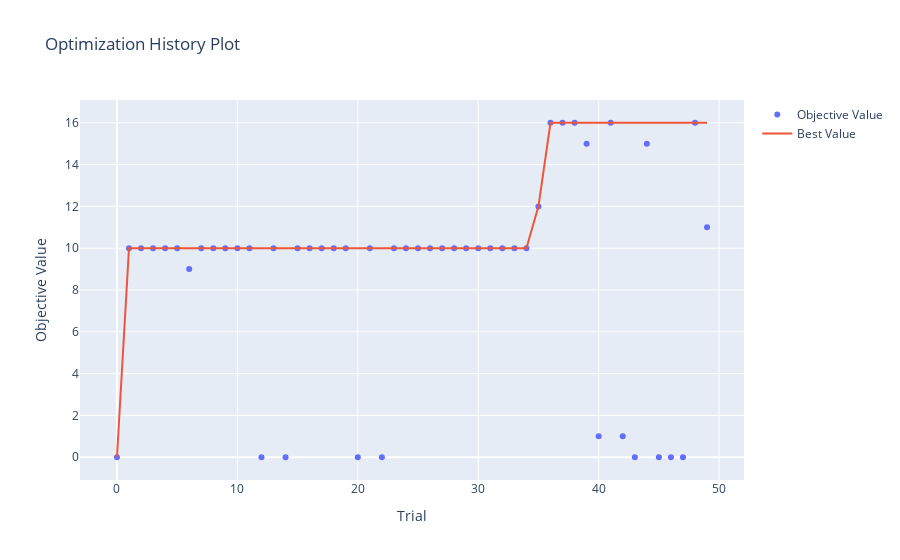

Notebook cell for this chart:
### Code cell
vis.plot_optimization_history(study)

### Figure 1 — Plotly figure (JSON) as saved in the notebook; plotly's stock layout.template omitted (floating-point values rounded to 4 significant figures)
{"data": [{"mode": "markers", "name": "Objective Value", "type": "scatter", "x": [0, 1, 2, 3, 4, 5, 6, 7, 8, 9, 10, 11, 12, 13, 14, 15, 16, 17, 18, 19, 20, 21, 22, 23, 24, 25, 26, 27, 28, 29, 30, 31, 32, 33, 34, 35, 36, 37, 38, 39, 40, 41, 42, 43, 44, 45, 46, 47, 48, 49], "y": [0, 10, 10, 10, 10, 10, 9, 10, 10, 10, 10, 10, 0, 10, 0, 10, 10, 10, 10, 10, 0, 10, 0, 10, 10, 10, 10, 10, 10, 10, 10, 10, 10, 10, 10, 12, 16, 16, 16, 15, 1, 16, 1, 0, 15, 0, 0, 0, 16, 11]}, {"mode": "lines", "name": "Best Value", "type": "scatter", "x": [0, 1, 2, 3, 4, 5, 6, 7, 8, 9, 10, 11, 12, 13, 14, 15, 16, 17, 18, 19, 20, 21, 22, 23, 24, 25, 26, 27, 28, 29, 30, 31, 32, 33, 34, 35, 36, 37, 38, 39, 40, 41, 42, 43, 44, 45, 46, 47, 48, 49], "y": [0, 10, 10, 10, 10, 10, 10, 10, 10, 10, 10, 10, 10, 10, 10, 10, 10, 10, 10, 10, 10, 10, 10, 10, 10, 10, 10, 10, 10, 10, 10, 10, 10, 10, 10, 12, 16, 16, 16, 16, 16, 16, 16, 16, 16, 16, 16, 16, 16, 16]}, {"marker": {"color": "#cccccc"}, "mode": "markers", "name": "Infeasible Trial", "showlegend": false, "type": "scatter", "x": [], "y": []}], "layout": {"title": {"text": "Optimization History Plot"}, "xaxis": {"title": {"text": "Trial"}}, "yaxis": {"title": {"text": "Objective Value"}}}}
